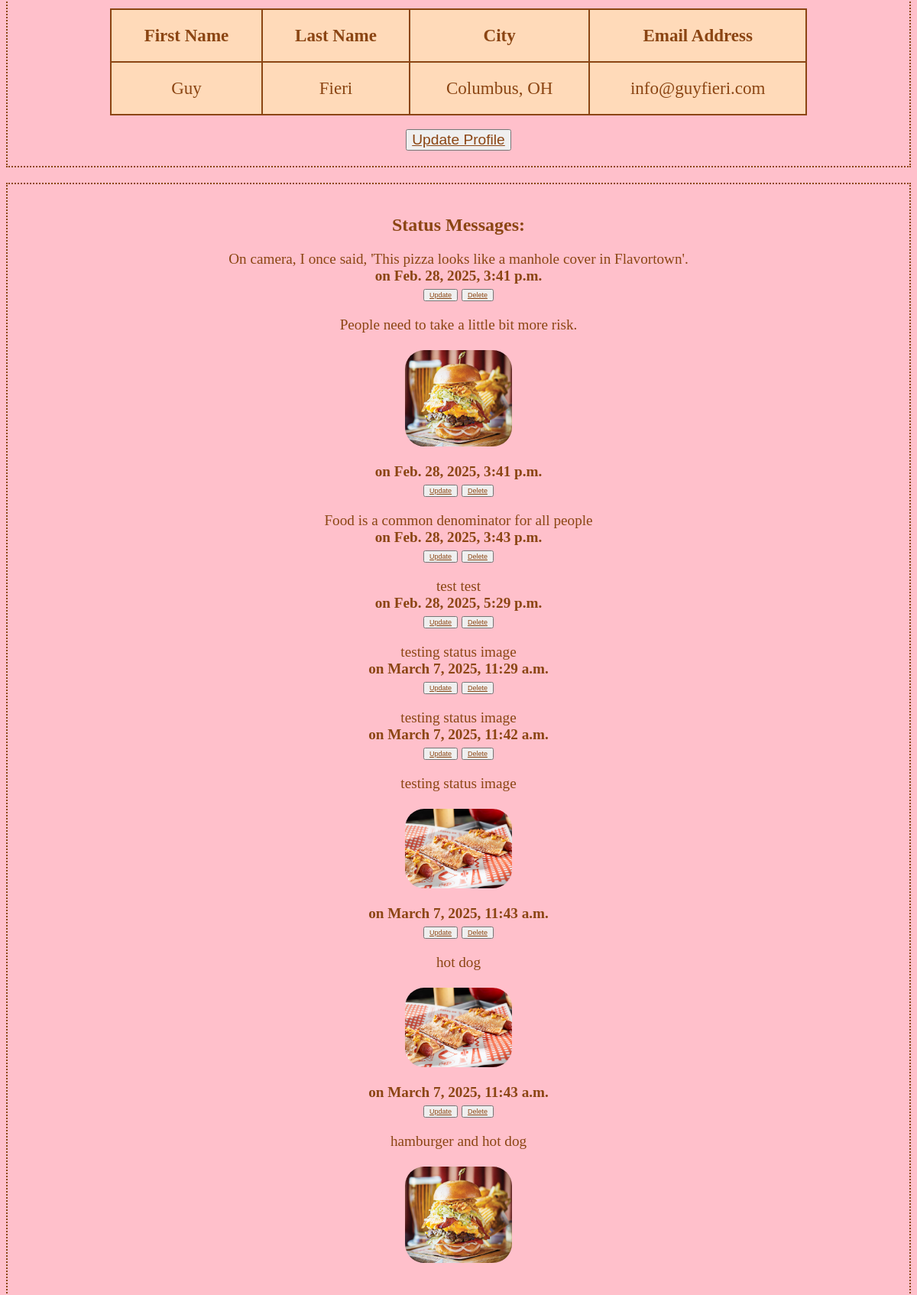
Before: /mini_fb/profile/1 (middle part) with the older database file.
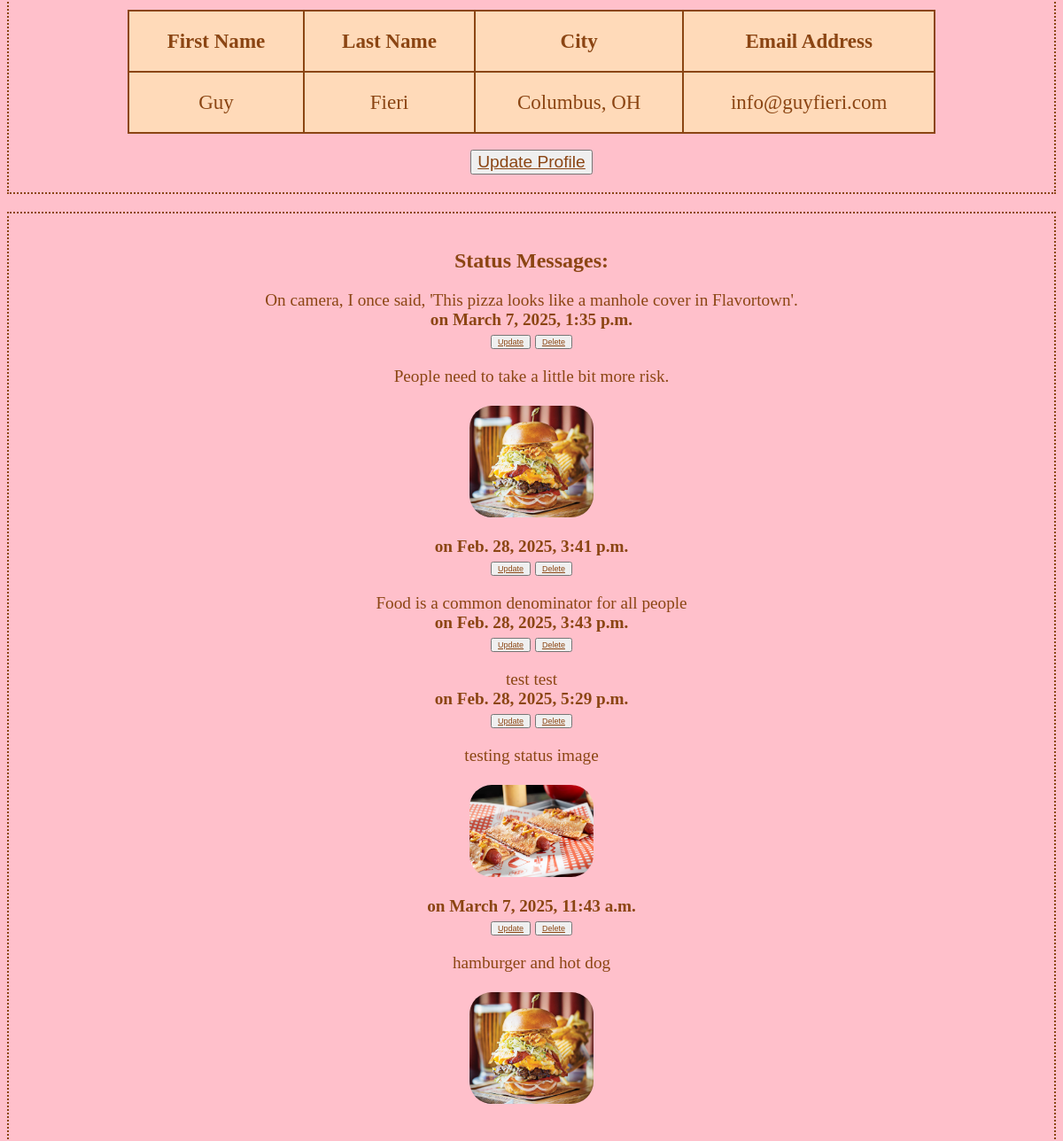
After: the same page with the newer database file.
### mini_fb/models.py (models this page shows, shortened)
class Profile(models.Model):
    first_name = models.TextField(blank=True)
    last_name = models.TextField(blank=True)
    city = models.TextField(blank=True)
    email_address = models.TextField(blank=True)
    image_file = models.ImageField(blank=True) #an actual image
    def get_status_messages(self):
        statusMessages = StatusMessage.objects.filter(profile=self)
        return statusMessages
    def get_friends(self):
        friends = Friend.objects.filter(profile1=self) | Friend.objects.filter(profile2=self)
        friend_profiles = []
        for friend in friends:
            if friend.profile1 != self:
                friend_profiles.append(friend.profile1)
            elif friend.profile2 != self:
                friend_profiles.append(friend.profile2)
        return friend_profiles

class StatusMessage(models.Model):
    timestamp = models.DateTimeField(auto_now=True)
    message = models.TextField(blank=False)
    profile = models.ForeignKey(Profile, on_delete=models.CASCADE) # cascade --> can't have status w/o profile
    def get_images(self):
        return Image.objects.filter(statusimage__status_message_id=self.id)

class Image(models.Model):
    profile = models.ForeignKey(Profile, on_delete=models.CASCADE)
    image_file = models.ImageField(upload_to='images/')
    timestamp = models.DateTimeField(auto_now=True)
    caption = models.CharField(max_length=255, blank=True, null=True)

### mini_fb/views.py (the view)
# urls.py: path('profile/<int:pk>', ShowProfilePageView.as_view(), name="show_profile"),
class ShowProfilePageView(DetailView):
    model = Profile
    template_name = "mini_fb/show_profile.html"
    context_object_name = "profile" # note singular variable name

### mini_fb/templates/mini_fb/show_profile.html (shortened to what this page needs)
{% extends 'mini_fb/base.html' %}
{% block content %}
    <div>
    <br>
    <table style="height:min-height">
        <tr>
            <th>First Name</th>
            <th>Last Name</th>
            <th>City</th>
            <th>Email Address</th>
        </tr>
        <tr>
            <td>{{profile.first_name}}</td>
            <td>{{profile.last_name}}</td>
            <td>{{profile.city}}</td>
            <td>{{profile.email_address}}</td>
        </tr>
    </table>
    <br>
    <center><button style="font-size: larger; "><a href="{% url 'update_profile' profile.pk %}">Update Profile</a></button></center>
    </div>
    <div>
        <center><h2>Status Messages:</h2></center>
        {% for statusMessage in profile.get_status_messages %}
            <p>
                {{statusMessage.message}}
                {% for img in statusMessage.get_images %}
                    <br> <br>
                    <img src='{{img.image_file.url}}' alt='{{img.image_file.url}}' style="max-width: 140px; height: auto;">
                    <br>
                {% endfor %} <br>
                <strong>on {{statusMessage.timestamp}}</strong> <br>
                <button style="font-size: xx-small; "><a href="{% url 'update_status' statusMessage.pk %}">Update</a></button>
                 <button style="font-size: xx-small; "><a href="{% url 'delete_status' statusMessage.pk %}">Delete</a></button>
            </p>
        {% endfor %}
     </div>
{% endblock %}

### mini_fb/templates/mini_fb/base.html (shortened to what this page needs)
 {% load static %}
 <html>
    <head>
        <link rel="stylesheet" href="{% static 'styles.css' %}">
    </head>
    <body>
        <head>
        </head>
        {% block content %}
        {% endblock %}
    </body>
 </html>

### static/styles.css (style rules this page uses)
body { background-color: #FFC0CB; }
h1, h2, h3 { text-align: center; color: #8B4513; font-family: Georgia, 'Times New Roman', Times, serif; }
p { text-align: center; margin-top: 20px; margin-bottom: 20px; margin-left: 50px; margin-right: 50px; color: #8B4513; font-family: Georgia, 'Times New Roman', Times, serif; font-size:larger; }
td, tr, th { border: 2pt solid; width: auto; margin: 10pt; padding: 15pt; text-align: center; color: #8B4513; font-size:larger; }
table { width: 80%; margin-left: auto; margin-right: auto; border: 2pt solid; border-collapse:collapse; background-color: #FFDAB9; border-color: #8B4513; }
img { border-radius: 25px; }
div { padding: 15pt; margin-top: 20px; margin-bottom: 20px; border: 2pt dotted; border-color: #8B4513; }
a:link { color:#8B4513; }

Changed rows visible on the page:
removed StatusMessage: message "testing status image", timestamp "March 7, 2025, 11:29 a.m."
removed StatusMessage: message "testing status image", timestamp "March 7, 2025, 11:42 a.m."
removed StatusMessage: message "hot dog", timestamp "March 7, 2025, 11:43 a.m."
no longer on this page (row unchanged): Image: image_file (picture), shown under "hot dog"
changed StatusMessage "On camera, I once said, 'This pizza looks like a manhole cover in Flavortown'.": timestamp "Feb. 28, 2025, 3:41 p.m." → "March 7, 2025, 1:35 p.m."
